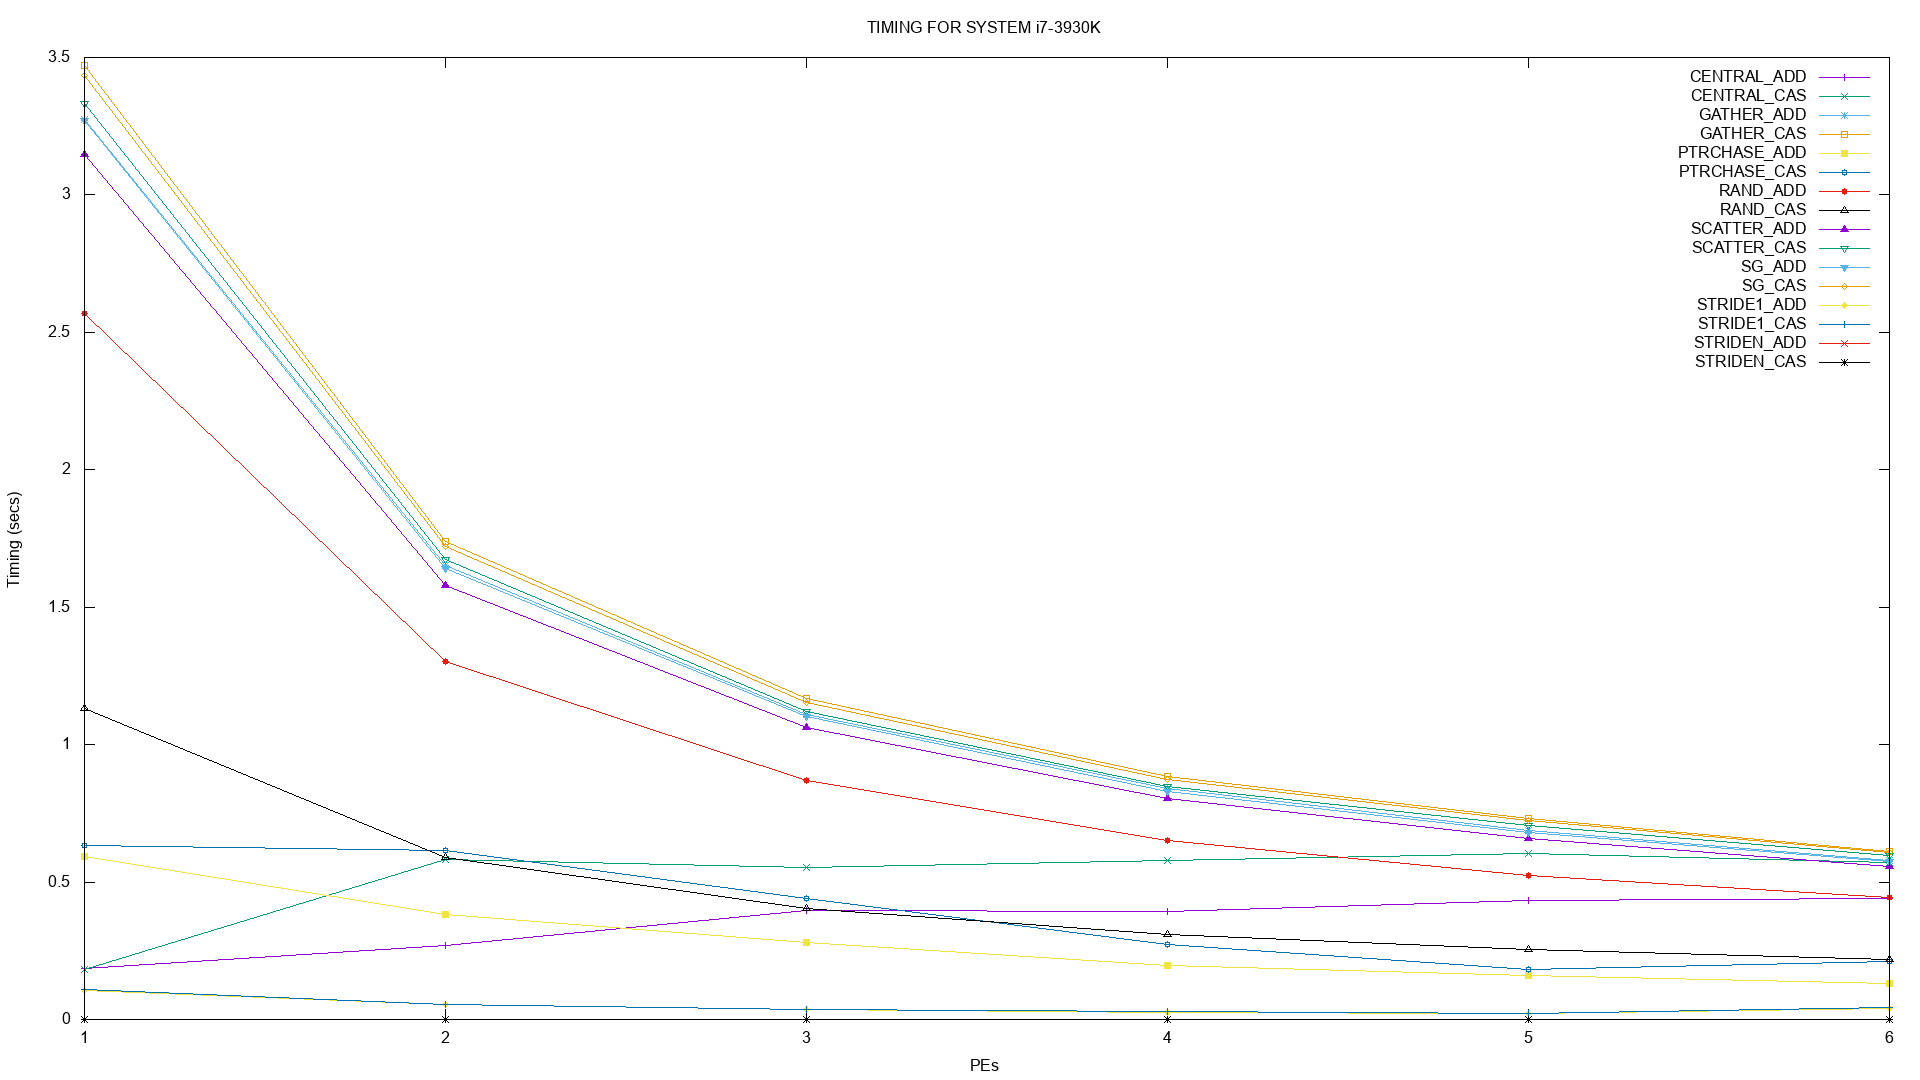

Write the gnuplot code that produced this figure.
#-- TIMING.gnuplot

set pointintervalbox 3
set term png size 1920,1080
set title "TIMING FOR SYSTEM i7-3930K"
set output "TIMING.png"
set ylabel "Timing (secs)"
set xlabel "PEs"

plot  'CENTRAL_ADD.txt' using 1:2 with linespoints title 'CENTRAL\_ADD',\
      'CENTRAL_CAS.txt' using 1:2 with linespoints title 'CENTRAL\_CAS',\
      'GATHER_ADD.txt' using 1:2 with linespoints title 'GATHER\_ADD',\
      'GATHER_CAS.txt' using 1:2 with linespoints title 'GATHER\_CAS',\
      'PTRCHASE_ADD.txt' using 1:2 with linespoints title 'PTRCHASE\_ADD',\
      'PTRCHASE_CAS.txt' using 1:2 with linespoints title 'PTRCHASE\_CAS',\
      'RAND_ADD.txt' using 1:2 with linespoints title 'RAND\_ADD',\
      'RAND_CAS.txt' using 1:2 with linespoints title 'RAND\_CAS',\
      'SCATTER_ADD.txt' using 1:2 with linespoints title 'SCATTER\_ADD',\
      'SCATTER_CAS.txt' using 1:2 with linespoints title 'SCATTER\_CAS',\
      'SG_ADD.txt' using 1:2 with linespoints title 'SG\_ADD',\
      'SG_CAS.txt' using 1:2 with linespoints title 'SG\_CAS',\
      'STRIDE1_ADD.txt' using 1:2 with linespoints title 'STRIDE1\_ADD',\
      'STRIDE1_CAS.txt' using 1:2 with linespoints title 'STRIDE1\_CAS',\
      'STRIDEN_ADD.txt' using 1:2 with linespoints title 'STRIDEN\_ADD',\
      'STRIDEN_CAS.txt' using 1:2 with linespoints title 'STRIDEN\_CAS'
